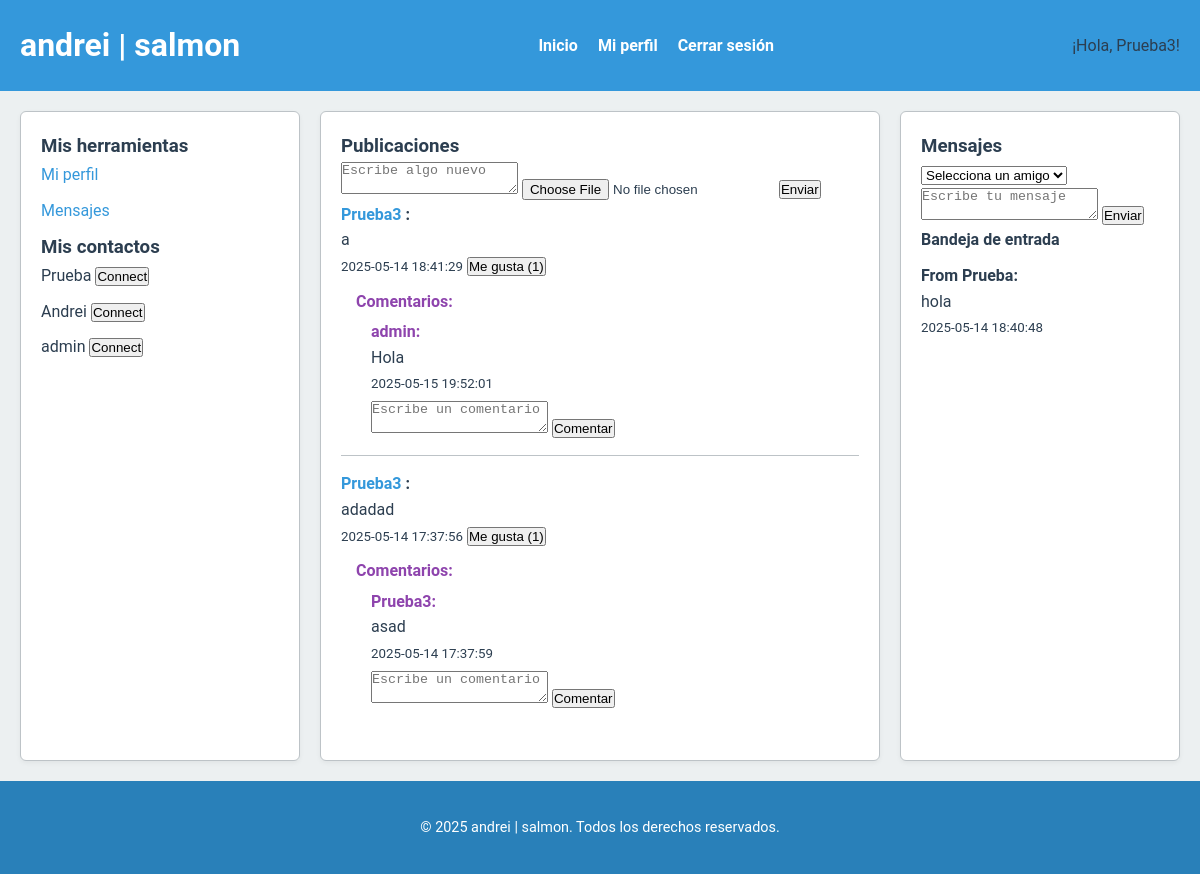
/index.php (signed in), run on an earlier commit of the app's database.
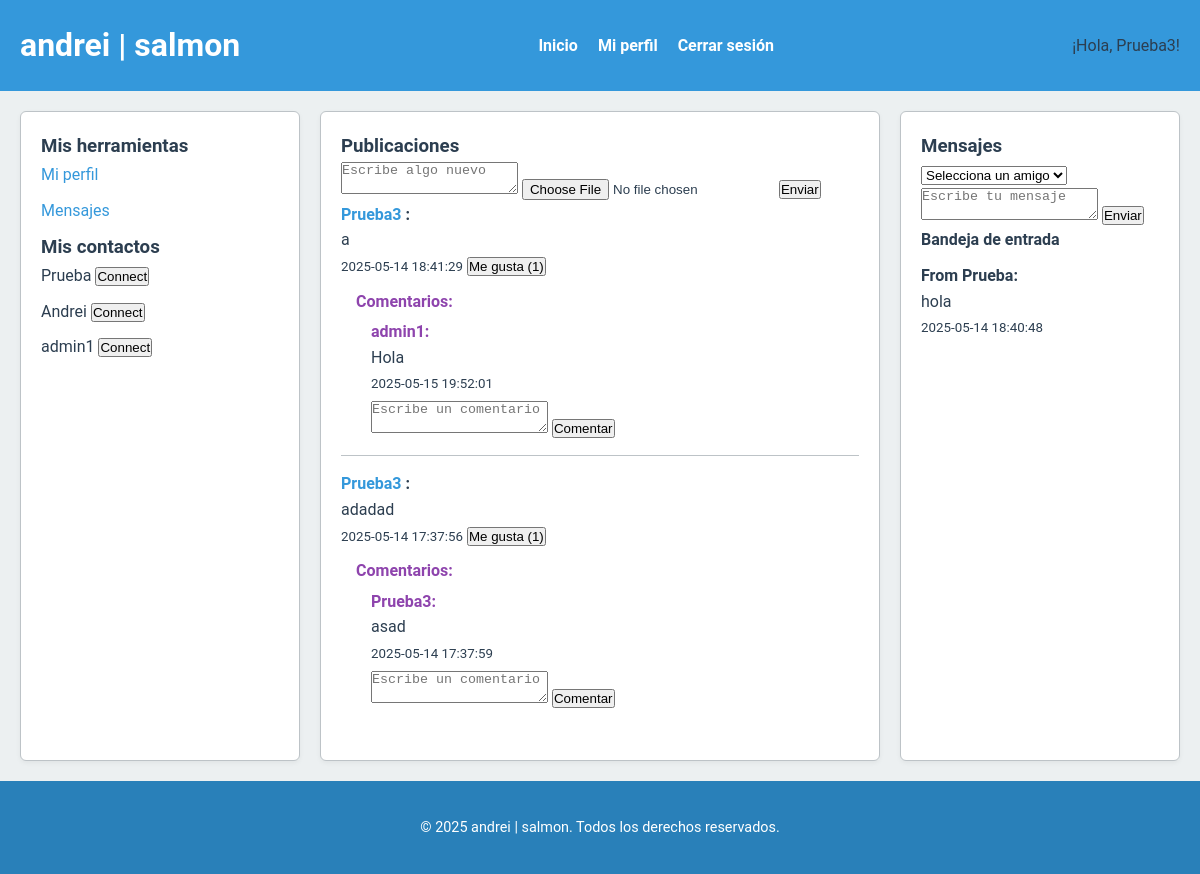
And on a later commit of the database.
### tables this page shows
CREATE TABLE users (
            id INTEGER PRIMARY KEY AUTOINCREMENT,
            username TEXT UNIQUE NOT NULL,
            password TEXT NOT NULL
        );

CREATE TABLE comments (
            id INTEGER PRIMARY KEY AUTOINCREMENT,
            post_id INTEGER NOT NULL,
            user_id INTEGER NOT NULL,
            content TEXT NOT NULL,
            created_at DATETIME DEFAULT CURRENT_TIMESTAMP,
            FOREIGN KEY(post_id) REFERENCES posts(id),
            FOREIGN KEY(user_id) REFERENCES users(id)
        );

CREATE TABLE messages (
            id INTEGER PRIMARY KEY AUTOINCREMENT,
            sender_id INTEGER NOT NULL,
            recipient_id INTEGER NOT NULL,
            content TEXT NOT NULL,
            created_at DATETIME DEFAULT CURRENT_TIMESTAMP,
            FOREIGN KEY(sender_id) REFERENCES users(id),
            FOREIGN KEY(recipient_id) REFERENCES users(id)
        );

### src/Models/User.php (called while the page is built, shortened)
<?php
class User {
    private $db;
    public function __construct($db) {
        $this->db = $db;
    }
    public function findById($id) {
        $stmt = $this->db->prepare('SELECT * FROM users WHERE id = ?');
        $stmt->bindValue(1, $id, SQLITE3_INTEGER);
        $result = $stmt->execute();
        return $result->fetchArray(SQLITE3_ASSOC);
    }
    public function getAllExcept($excludeId) {
        $stmt = $this->db->prepare('SELECT * FROM users WHERE id != ?');
        $stmt->bindValue(1, $excludeId, SQLITE3_INTEGER);
        $result = $stmt->execute();
        $users = [];
        while ($row = $result->fetchArray(SQLITE3_ASSOC)) {
            $users[] = $row;
        }
        return $users;
    }
}
?>

### src/Helpers/Utils.php (called while the page is built, shortened)
<?php
function escape($string) {
    return htmlspecialchars($string, ENT_QUOTES, 'UTF-8');
}
?>

### src/Models/Post.php (called while the page is built, shortened)
<?php
class Post {
    private $db;
    public function __construct($db) {
        $this->db = $db;
    }
    public function getFeedPosts($userId) {
        $stmt = $this->db->prepare('
            SELECT
                posts.id AS post_id,
                posts.user_id AS post_user_id,
                posts.content,
                posts.image_path,
                posts.created_at,
                users.username,
                (SELECT COUNT(*) FROM likes WHERE likes.post_id = posts.id) AS like_count
            FROM posts
            JOIN users ON posts.user_id = users.id
            WHERE posts.user_id = ?
               OR posts.user_id IN (SELECT friend_id FROM connections WHERE user_id = ?)
            ORDER BY posts.created_at DESC
        ');
        $stmt->bindValue(1, $userId, SQLITE3_INTEGER);
        $stmt->bindValue(2, $userId, SQLITE3_INTEGER);
        $result = $stmt->execute();
        $posts = [];
        while ($row = $result->fetchArray(SQLITE3_ASSOC)) {
            $posts[] = $row;
        }
        return $posts;
    }
}
?>

### src/Models/Comment.php (called while the page is built, shortened)
<?php
class Comment {
    private $db;
    public function __construct($db) {
        $this->db = $db;
    }
    public function getCommentsByPostId($postId) {
        $stmt = $this->db->prepare('
            SELECT c.*, u.username
            FROM comments c
            JOIN users u ON c.user_id = u.id
            WHERE c.post_id = ?
            ORDER BY c.created_at ASC
        ');
        $stmt->bindValue(1, $postId, SQLITE3_INTEGER);
        $result = $stmt->execute();
        $comments = [];
        while ($row = $result->fetchArray(SQLITE3_ASSOC)) {
            $comments[] = $row;
        }
        return $comments;
    }
}
?>

### src/Models/Message.php (called while the page is built, shortened)
<?php
class Message {
    private $db;
    public function __construct($db) {
        $this->db = $db;
    }
    public function getInbox($userId) {
        $stmt = $this->db->prepare('
            SELECT m.*, u.username AS sender_username
            FROM messages m
            JOIN users u ON m.sender_id = u.id
            WHERE m.recipient_id = ?
            ORDER BY m.created_at DESC
        ');
        $stmt->bindValue(1, $userId, SQLITE3_INTEGER);
        $result = $stmt->execute();
        $messages = [];
        while ($row = $result->fetchArray(SQLITE3_ASSOC)) {
            $messages[] = $row;
        }
        return $messages;
    }
}
?>

### views/home.php (the view, shortened to what this page needs)
<?php
include_once __DIR__ . '/header.php';
if (!isset($db)) {
    $db = (new Database())->getConnection();
}
require_once __DIR__ . '/../src/Models/Post.php';
$postModel = new Post($db);
$posts = $postModel->getFeedPosts($_SESSION['user_id']);
require_once __DIR__ . '/../src/Models/Comment.php';
$commentModel = new Comment($db);
foreach ($posts as &$post) {
    $post['comments'] = $commentModel->getCommentsByPostId($post['post_id']);
}
$others = $userModel->getAllExcept($_SESSION['user_id']);
require_once __DIR__ . '/../src/Models/Message.php';
$messageModel = new Message($db);
$messages = $messageModel->getInbox($_SESSION['user_id']);
?>
<main>
    <div class="left pane">
        <h3>Mis herramientas</h3>
        <ul>
            <li><a href="?action=profile">Mi perfil</a></li>
            <li><a href="#messages">Mensajes</a></li>
        </ul>
        <h3>Mis contactos</h3>
        <ul>
            <?php foreach ($others as $other): ?>
                <li>
                    <?php echo escape($other['username']); ?>
                    <form method="post" style="display:inline;">
                        <button type="submit">Connect</button>
                    </form>
                </li>
            <?php endforeach; ?>
        </ul>
    </div>
    <div class="center pane">
        <h3>Publicaciones</h3>
        <form method="post" enctype="multipart/form-data">
            <textarea name="content" placeholder="Escribe algo nuevo" required></textarea>
            <input type="file" name="image" accept=".jpg,.jpeg,.png">
            <button type="submit">Enviar</button>
        </form>
        <?php foreach ($posts as $post): ?>
            <div class="post">
                <strong>
                    <a href="?action=profile&user_id=<?php echo $post['post_user_id']; ?>">
                        <?php echo escape($post['username']); ?>
                    </a>:
                </strong>
                <p><?php echo escape($post['content']); ?></p>
                <small><?php echo escape($post['created_at']); ?></small>
                <form method="post" style="display:inline;">
                    <button type="submit">Me gusta (<?php echo $post['like_count']; ?>)</button>
                </form>
                <div class="comments" style="margin-top:10px;">
                    <strong>Comentarios:</strong>
                    <?php if (!empty($post['comments'])): ?>
                        <?php foreach ($post['comments'] as $comment): ?>
                            <div style="margin: 5px 0 0 15px;">
                                <strong><?php echo escape($comment['username']); ?>:</strong>
                                <p style="margin:0;"><?php echo escape($comment['content']); ?></p>
                                <small><?php echo escape($comment['created_at']); ?></small>
                            </div>
                        <?php endforeach; ?>
                    <?php else: ?>
                        <p style="margin: 5px 0 0 15px; color:#999;">No hay comentarios.</p>
                    <?php endif; ?>
                    <form method="post" style="margin-top: 5px; margin-left:15px;">
                        <textarea name="comment_content" rows="2" placeholder="Escribe un comentario" required></textarea>
                        <button type="submit">Comentar</button>
                    </form>
                </div>
            </div>
        <?php endforeach; ?>
    </div>
    <div class="right pane" id="messages">
        <h3>Mensajes</h3>
        <form method="post">
            <select name="recipient_id" required>
                <option value="" disabled selected>Selecciona un amigo</option>
            </select>
            <textarea name="message_content" placeholder="Escribe tu mensaje" required></textarea>
            <button type="submit">Enviar</button>
        </form>
        <h4>Bandeja de entrada</h4>
        <?php foreach ($messages as $message): ?>
            <div class="message">
                <strong>From <?php echo escape($message['sender_username']); ?>:</strong>
                <p><?php echo escape($message['content']); ?></p>
                <small><?php echo escape($message['created_at']); ?></small>
            </div>
        <?php endforeach; ?>
    </div>
</main>
<?php
include_once __DIR__ . '/footer.php';
?>

### public/index.php (shortened to what this page needs)
<?php
require_once __DIR__ . '/../src/Helpers/Utils.php';
$dbConnection = (new Database())->getConnection();
$action = $_GET['action'] ?? ($_POST['action'] ?? '');
switch ($action) {
    default:
        if (isset($_SESSION['user_id'])) {
            require_once __DIR__ . '/../src/Models/User.php';
            $userModel = new User($dbConnection);
            $user = $userModel->findById($_SESSION['user_id']);
            require_once __DIR__ . '/../views/home.php';
        } else {
            header("Location: index.php?action=login");
            exit;
        }
        break;
}
?>

### views/header.php (shortened to what this page needs)
<!DOCTYPE html>
<html lang="es">
<head>
    <link rel="stylesheet" href="assets/css/styles.css">
</head>
<body>
<header>
    <div class="header-container">
        <h1>andrei | salmon</h1>
        <nav>
            <ul>
                <li><a href="index.php">Inicio</a></li>
                <li><a href="index.php?action=profile">Mi perfil</a></li>
                <li><a href="?action=logout">Cerrar sesión</a></li>
            </ul>
        </nav>
        <div class="user-info">
            <?php
            if (isset($user) && isset($user['username'])) {
                echo "¡Hola, " . escape($user['username']) . "!";
            } else {
                echo "¡Hola, Usuario!";
            }
            ?>
        </div>
    </div>
</header>

### views/footer.php (shortened to what this page needs)
<footer>
    <div class="container">
        <p>&copy; <?php echo date("Y"); ?> andrei | salmon. Todos los derechos reservados.</p>
    </div>
</footer>
</body>
</html>

### public/assets/css/styles.css (style rules this page uses)
* { margin: 0; padding: 0; box-sizing: border-box; }
:root { --primary-color: #3498db; --primary-dark: #2980b9; --accent-color: #8e44ad; --bg-color: #ecf0f1; --text-color: #2c3e50; --divider-color: #bdc3c7; --error-color: #e74c3c; --font-family: 'Roboto', sans-serif; }
body { font-family: var(--font-family); font-size: 16px; background-color: var(--bg-color); color: var(--text-color); line-height: 1.6; }
header { background-color: var(--primary-color); padding: 20px 0; }
.header-container { max-width: 1200px; margin: 0 auto; padding: 0 20px; display: flex; justify-content: space-between; align-items: center; }
header h1 { font-size: 2rem; color: #fff; }
header nav ul { list-style: none; display: flex; gap: 20px; }
header nav ul li a { color: #fff; text-decoration: none; font-weight: bold; transition: color 0.2s ease-in-out; }
footer { background-color: var(--primary-dark); padding: 15px 0; text-align: center; color: #fff; font-size: 0.9rem; }
.container { max-width: 1200px; margin: 0 auto; padding: 20px; }
form { width: 100%; }
main { max-width: 1200px; margin: 20px auto; display: grid; grid-template-columns: 1fr 2fr 1fr; gap: 20px; padding: 0 20px; }
.pane { background: #fff; border: 1px solid var(--divider-color); border-radius: 6px; padding: 20px; box-shadow: 0 2px 5px rgba(0, 0, 0, 0.05); }
.pane ul { list-style: none; padding-left: 0; }
.pane ul li { margin-bottom: 10px; }
.post { border-bottom: 1px solid var(--divider-color); padding-bottom: 15px; margin-bottom: 15px; }
.post:last-child { border-bottom: none; }
.comments { margin-top: 10px; padding-left: 15px; }
.comments div { margin-bottom: 10px; }
.comments strong { color: var(--accent-color); }
.message { border-bottom: 1px solid var(--divider-color); padding: 10px 0; }
.message:last-child { border-bottom: none; }
a { text-decoration: none; color: var(--primary-color); transition: color 0.2s; }

What changed in the data, as far as the page shows it:
changed users: username "admin" → "admin1"
changed through a linked row, comments "Hola": user.username "admin" → "admin1"
